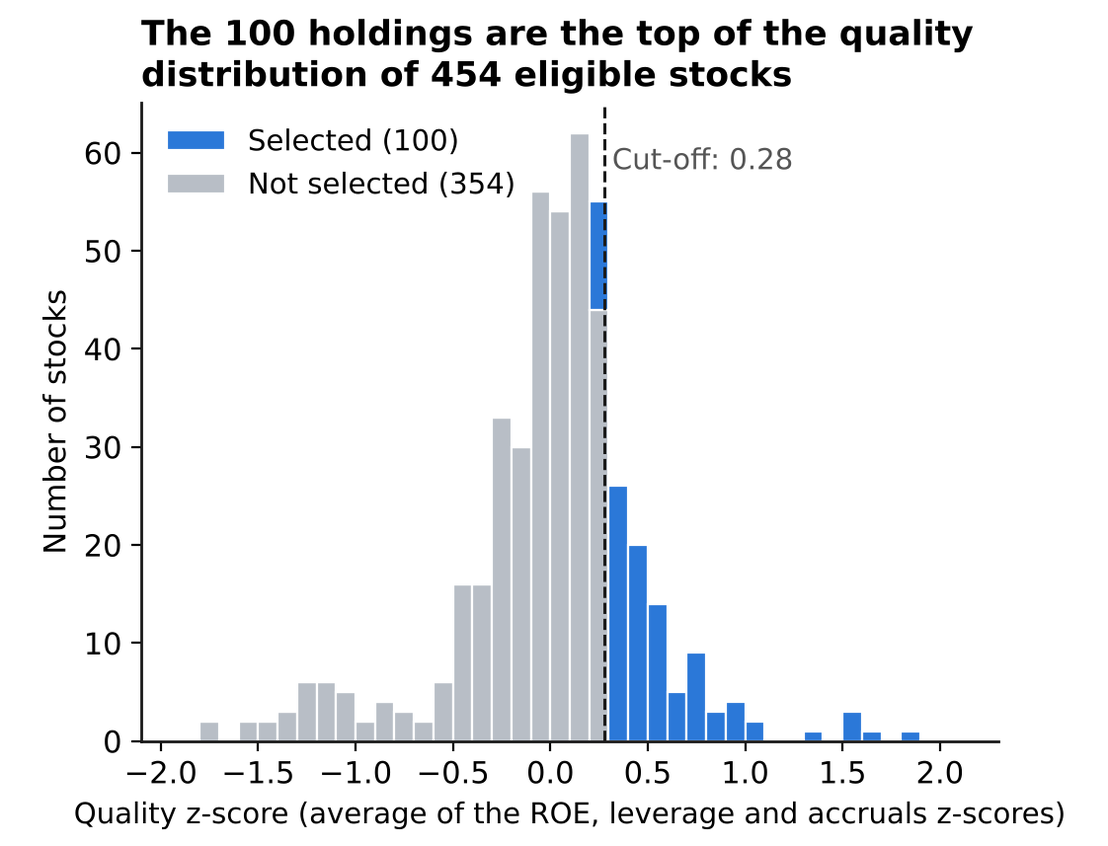

The Python source for this figure:
"""Figure 2. Distribution of quality z-scores: the 100 holdings against the
other eligible stocks, with the selection cut-off."""
import numpy as np
import matplotlib.pyplot as plt

from common import BLUE, GREY, INK, load_workbook_data, save

universe, _, _ = load_workbook_data()

eligible = [u for u in universe if u["eligible"]]
z_sel = np.array([u["qz"] for u in eligible if u["selected"]])
z_not = np.array([u["qz"] for u in eligible if not u["selected"]])
cut = z_sel.min()
print(f"selected {len(z_sel)}, not selected {len(z_not)}, cut-off {cut:.2f}")

fig, ax = plt.subplots(figsize=(5.6, 4.2))
bins = np.arange(-1.9, 2.11, 0.1)
ax.hist([z_not, z_sel], bins=bins, stacked=True, color=[GREY, BLUE], edgecolor="white", linewidth=0.8,
        label=[f"Not selected ({len(z_not)})", f"Selected ({len(z_sel)})"])
ax.axvline(cut, color=INK, ls="--", lw=1.1)
ax.text(cut + 0.04, ax.get_ylim()[1] * 0.93, f"Cut-off: {cut:.2f}", fontsize=10.5, color="#555555", va="top")
handles, labels = ax.get_legend_handles_labels()
ax.legend(handles[::-1], labels[::-1], frameon=False, fontsize=10.5, loc="upper left")
ax.set_xlabel("Quality z-score (average of the ROE, leverage and accruals z-scores)", fontsize=10.5)
ax.set_ylabel("Number of stocks", fontsize=11)
ax.set_title(f"The {len(z_sel)} holdings are the top of the quality\n"
             f"distribution of {len(eligible)} eligible stocks",
             loc="left", fontweight="bold", fontsize=12.5)
save(fig, "fig2_quality_score_distribution.png", size=(1108, 846))
